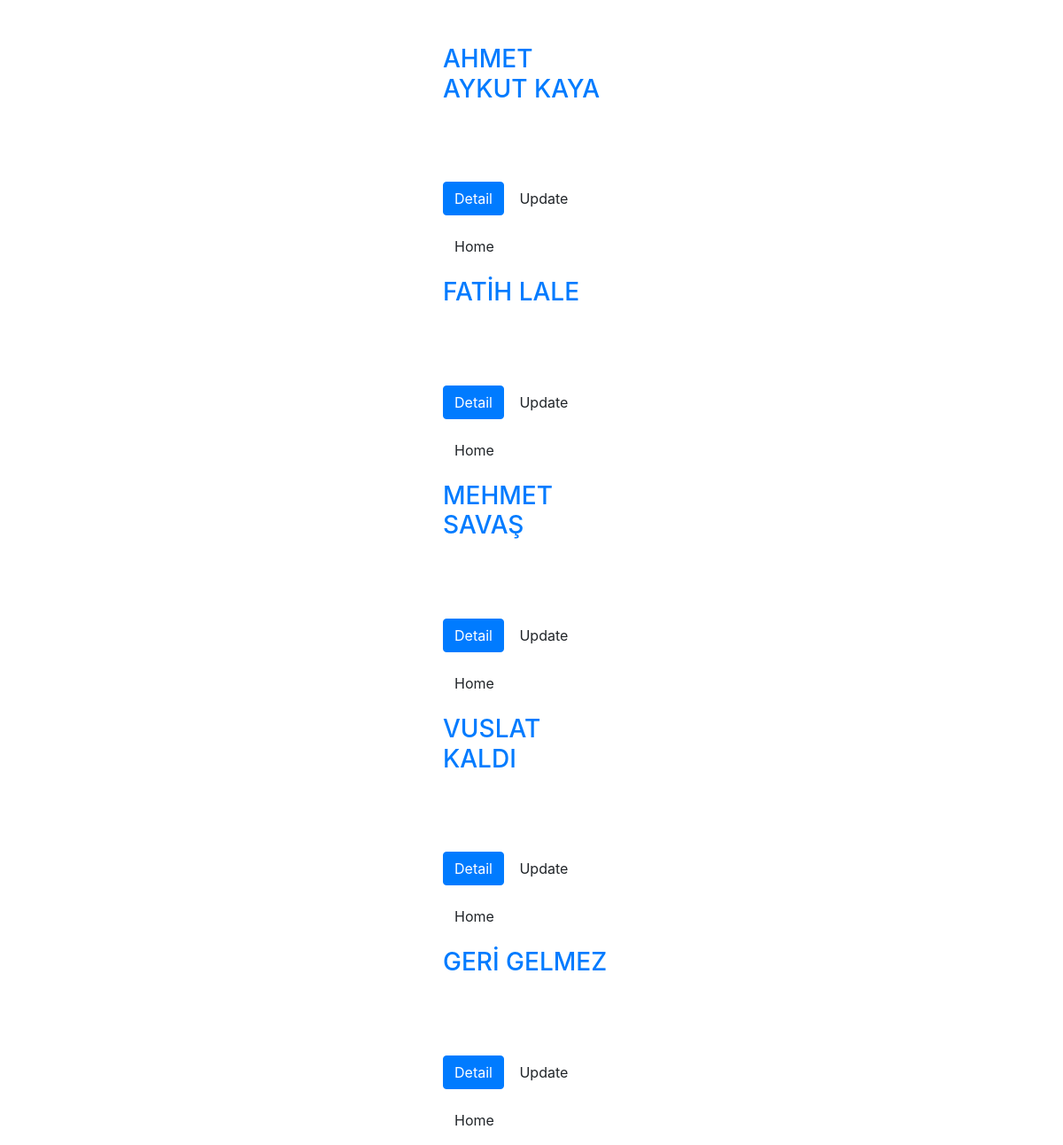
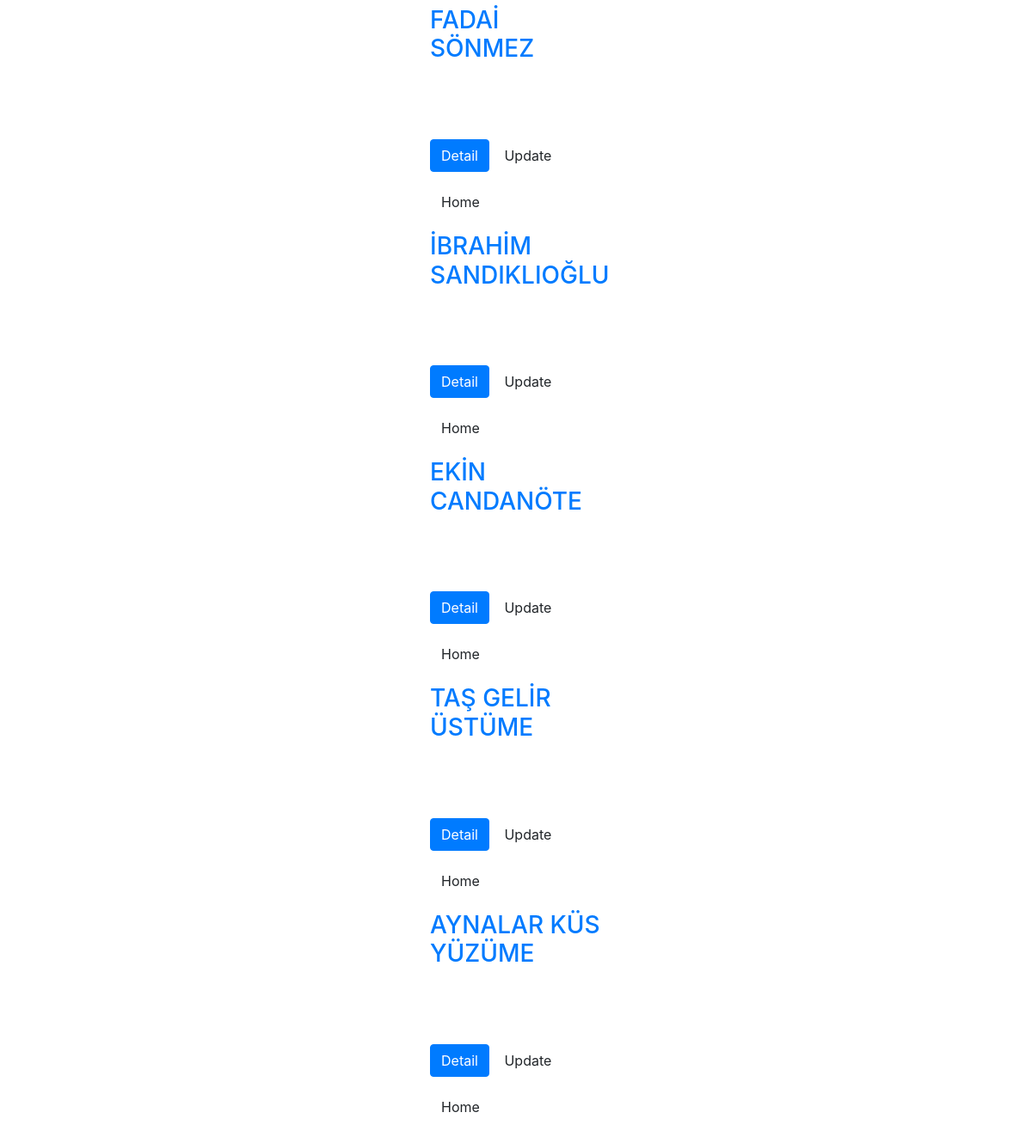
The page /blog/index/ on the database its author committed (2 pictures, top to bottom).
### post/models.py (models this page shows, shortened)
class Post(models.Model):
    name = models.CharField(max_length=20, verbose_name='Name')
    surname = models.CharField(max_length=20, verbose_name='Surname')
    def get_absolute_url(self):
        return reverse('blog:detail', kwargs={'id': self.id})
    def get_update_url(self):
        return reverse('blog:update', kwargs={'id': self.id})

### blog/views.py (the view)
def index(request):
    posts=Post.objects.all()
    return render(request,'post/index.html',{'posts':posts})

### post/templates/post/index.html (shortened to what this page needs)
{% extends 'base.html' %}
{% block body %}
<body>
<div class="container col-md-2">
{% for post in  posts %}
<div class="row">
    <div class="thumbnail">
       <div class="caption">
    <h3><a href="{{ post.get_absolute_url }}">{{post.name}} {{post.surname}}  </a><br></h3>
    <p> {{post.tckimlik}}<br></p>
      <p>{{post.okulno}}<br></p>
      <p><a href="{{ post.get_absolute_url }}" class="btn btn-primary" role="button">Detail</a>
      <a href="{{ post.get_update_url }}" class="btn btn-default" role="button">Update</a></p>
         <a href="/" class="btn btn-default" role="button">Home</a></p>
   </div>
  </div>
  </div>
{% endfor %}
</div>
</body>
{% endblock %}

### post/templates/base.html (shortened to what this page needs)
{% load static %}
<html lang="en">
<head>
    <link rel="stylesheet" href="{% static 'css/bootstrap.min.css' %}">
    <link rel="stylesheet" href="{% static 'css/style.css' %}">
    <link rel="stylesheet" type="static/css" href="{% static 'css/style.css' %}">
    <link rel="stylesheet" type="text/html" href="{% static 'img/.img'%}">
</head>
<body>
{%  block body %}
{% endblock %}
<link rel="stylesheet" href="https://maxcdn.bootstrapcdn.com/bootstrap/4.0.0/css/bootstrap.min.css" >
<link rel="stylesheet" href="css/style.css">
</body>
</html>

### blog/static/css/style.css (style rules this page uses)
body { background-color: #fff00; color: red; }

### post/templates/post/index.html (style rules this page uses)
body { padding-top: 50px; background:url("https://iso.500px.com/wp-content/uploads/2014/07/big-one.jpg"); background-size: cover; }

### rows shown on the page
Post: name "AHMET AYKUT", surname "KAYA"
Post: name "FATİH", surname "LALE"
Post: name "MEHMET", surname "SAVAŞ"
Post: name "VUSLAT", surname "KALDI"
Post: name "GERİ", surname "GELMEZ"
Post: name "FADAİ", surname "SÖNMEZ"
Post: name "İBRAHİM", surname "SANDIKLIOĞLU"
Post: name "EKİN", surname "CANDANÖTE"
Post: name "TAŞ", surname "GELİR ÜSTÜME"
Post: name "AYNALAR KÜS", surname "YÜZÜME"
